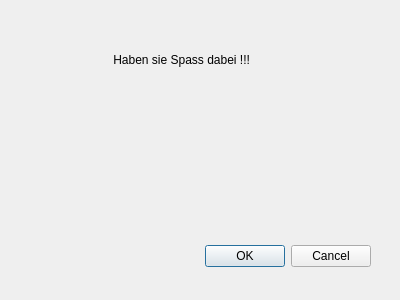
<?xml version="1.0" encoding="UTF-8"?>
<ui version="4.0">
 <class>Dialog2</class>
 <widget class="QDialog" name="Dialog2">
  <property name="geometry">
   <rect>
    <x>0</x>
    <y>0</y>
    <width>400</width>
    <height>300</height>
   </rect>
  </property>
  <property name="windowTitle">
   <string>Dialog</string>
  </property>
  <widget class="QDialogButtonBox" name="buttonBox">
   <property name="geometry">
    <rect>
     <x>30</x>
     <y>240</y>
     <width>341</width>
     <height>32</height>
    </rect>
   </property>
   <property name="orientation">
    <enum>Qt::Horizontal</enum>
   </property>
   <property name="standardButtons">
    <set>QDialogButtonBox::Cancel|QDialogButtonBox::Ok</set>
   </property>
  </widget>
  <widget class="QLabel" name="label">
   <property name="geometry">
    <rect>
     <x>90</x>
     <y>50</y>
     <width>251</width>
     <height>20</height>
    </rect>
   </property>
   <property name="text">
    <string>       Haben sie Spass dabei !!!</string>
   </property>
  </widget>
 </widget>
 <resources/>
 <connections>
  <connection>
   <sender>buttonBox</sender>
   <signal>accepted()</signal>
   <receiver>Dialog2</receiver>
   <slot>accept()</slot>
   <hints>
    <hint type="sourcelabel">
     <x>248</x>
     <y>254</y>
    </hint>
    <hint type="destinationlabel">
     <x>157</x>
     <y>274</y>
    </hint>
   </hints>
  </connection>
  <connection>
   <sender>buttonBox</sender>
   <signal>rejected()</signal>
   <receiver>Dialog2</receiver>
   <slot>reject()</slot>
   <hints>
    <hint type="sourcelabel">
     <x>316</x>
     <y>260</y>
    </hint>
    <hint type="destinationlabel">
     <x>286</x>
     <y>274</y>
    </hint>
   </hints>
  </connection>
 </connections>
</ui>
